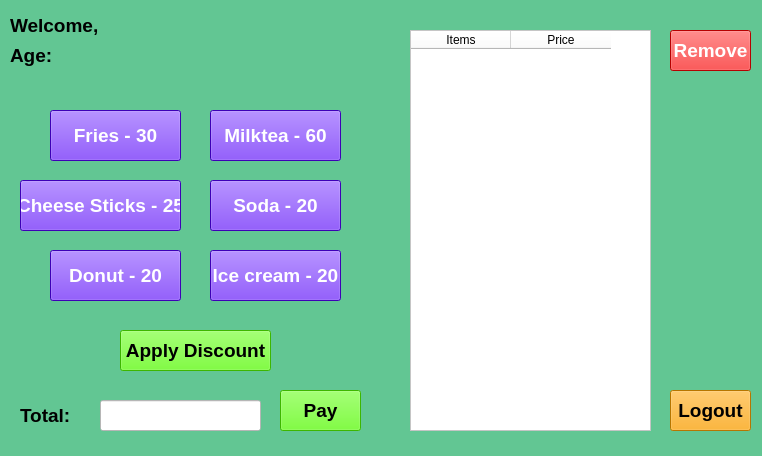
<?xml version="1.0" encoding="UTF-8"?>
<ui version="4.0">
 <class>MainWindow</class>
 <widget class="QMainWindow" name="MainWindow">
  <property name="geometry">
   <rect>
    <x>0</x>
    <y>0</y>
    <width>762</width>
    <height>456</height>
   </rect>
  </property>
  <property name="windowTitle">
   <string>MainWindow</string>
  </property>
  <property name="styleSheet">
   <string notr="true">background-color: rgb(98, 198, 147);</string>
  </property>
  <widget class="QWidget" name="centralwidget">
   <widget class="QLabel" name="label">
    <property name="geometry">
     <rect>
      <x>10</x>
      <y>10</y>
      <width>101</width>
      <height>31</height>
     </rect>
    </property>
    <property name="font">
     <font>
      <family>Segoe UI</family>
      <pointsize>14</pointsize>
      <weight>75</weight>
      <bold>true</bold>
     </font>
    </property>
    <property name="text">
     <string>Welcome,</string>
    </property>
   </widget>
   <widget class="QLabel" name="benedicto_lbl_name">
    <property name="geometry">
     <rect>
      <x>130</x>
      <y>10</y>
      <width>201</width>
      <height>31</height>
     </rect>
    </property>
    <property name="font">
     <font>
      <family>Segoe UI</family>
      <pointsize>14</pointsize>
      <weight>75</weight>
      <bold>true</bold>
     </font>
    </property>
    <property name="text">
     <string/>
    </property>
   </widget>
   <widget class="QLabel" name="label_2">
    <property name="geometry">
     <rect>
      <x>10</x>
      <y>40</y>
      <width>41</width>
      <height>31</height>
     </rect>
    </property>
    <property name="font">
     <font>
      <family>Segoe UI</family>
      <pointsize>14</pointsize>
      <weight>75</weight>
      <bold>true</bold>
     </font>
    </property>
    <property name="text">
     <string>Age: </string>
    </property>
   </widget>
   <widget class="QLabel" name="benedicto_lbl_age">
    <property name="geometry">
     <rect>
      <x>70</x>
      <y>40</y>
      <width>41</width>
      <height>31</height>
     </rect>
    </property>
    <property name="font">
     <font>
      <family>Segoe UI</family>
      <pointsize>14</pointsize>
      <weight>75</weight>
      <bold>true</bold>
     </font>
    </property>
    <property name="text">
     <string/>
    </property>
   </widget>
   <widget class="QPushButton" name="benedicto_fries">
    <property name="geometry">
     <rect>
      <x>50</x>
      <y>110</y>
      <width>131</width>
      <height>51</height>
     </rect>
    </property>
    <property name="font">
     <font>
      <family>Segoe UI</family>
      <pointsize>14</pointsize>
      <weight>75</weight>
      <bold>true</bold>
     </font>
    </property>
    <property name="styleSheet">
     <string notr="true">background-color: rgb(85, 0, 255);
color: #fff;</string>
    </property>
    <property name="text">
     <string>Fries - 30</string>
    </property>
   </widget>
   <widget class="QPushButton" name="benedicto_milktea">
    <property name="geometry">
     <rect>
      <x>210</x>
      <y>110</y>
      <width>131</width>
      <height>51</height>
     </rect>
    </property>
    <property name="font">
     <font>
      <family>Segoe UI</family>
      <pointsize>14</pointsize>
      <weight>75</weight>
      <bold>true</bold>
     </font>
    </property>
    <property name="styleSheet">
     <string notr="true">background-color: rgb(85, 0, 255);
color: #fff;</string>
    </property>
    <property name="text">
     <string>Milktea - 60</string>
    </property>
   </widget>
   <widget class="QPushButton" name="benedicto_cheese">
    <property name="geometry">
     <rect>
      <x>20</x>
      <y>180</y>
      <width>161</width>
      <height>51</height>
     </rect>
    </property>
    <property name="font">
     <font>
      <family>Segoe UI</family>
      <pointsize>14</pointsize>
      <weight>75</weight>
      <bold>true</bold>
     </font>
    </property>
    <property name="styleSheet">
     <string notr="true">background-color: rgb(85, 0, 255);
color: #fff;</string>
    </property>
    <property name="text">
     <string>Cheese Sticks - 25</string>
    </property>
   </widget>
   <widget class="QPushButton" name="benedicto_soda">
    <property name="geometry">
     <rect>
      <x>210</x>
      <y>180</y>
      <width>131</width>
      <height>51</height>
     </rect>
    </property>
    <property name="font">
     <font>
      <family>Segoe UI</family>
      <pointsize>14</pointsize>
      <weight>75</weight>
      <bold>true</bold>
     </font>
    </property>
    <property name="styleSheet">
     <string notr="true">background-color: rgb(85, 0, 255);
color: #fff;</string>
    </property>
    <property name="text">
     <string>Soda - 20</string>
    </property>
   </widget>
   <widget class="QPushButton" name="benedicto_donut">
    <property name="geometry">
     <rect>
      <x>50</x>
      <y>250</y>
      <width>131</width>
      <height>51</height>
     </rect>
    </property>
    <property name="font">
     <font>
      <family>Segoe UI</family>
      <pointsize>14</pointsize>
      <weight>75</weight>
      <bold>true</bold>
     </font>
    </property>
    <property name="styleSheet">
     <string notr="true">background-color: rgb(85, 0, 255);
color: #fff;</string>
    </property>
    <property name="text">
     <string>Donut - 20</string>
    </property>
   </widget>
   <widget class="QPushButton" name="benedicto_icecream">
    <property name="geometry">
     <rect>
      <x>210</x>
      <y>250</y>
      <width>131</width>
      <height>51</height>
     </rect>
    </property>
    <property name="font">
     <font>
      <family>Segoe UI</family>
      <pointsize>14</pointsize>
      <weight>75</weight>
      <bold>true</bold>
     </font>
    </property>
    <property name="styleSheet">
     <string notr="true">background-color: rgb(85, 0, 255);
color: #fff;</string>
    </property>
    <property name="text">
     <string>Ice cream - 20</string>
    </property>
   </widget>
   <widget class="QPushButton" name="benedicto_dc">
    <property name="geometry">
     <rect>
      <x>120</x>
      <y>330</y>
      <width>151</width>
      <height>41</height>
     </rect>
    </property>
    <property name="font">
     <font>
      <family>Segoe UI</family>
      <pointsize>14</pointsize>
      <weight>75</weight>
      <bold>true</bold>
     </font>
    </property>
    <property name="styleSheet">
     <string notr="true">background-color: rgb(85, 255, 0);
color: black;</string>
    </property>
    <property name="text">
     <string>Apply Discount</string>
    </property>
   </widget>
   <widget class="QLabel" name="label_3">
    <property name="geometry">
     <rect>
      <x>20</x>
      <y>400</y>
      <width>61</width>
      <height>31</height>
     </rect>
    </property>
    <property name="font">
     <font>
      <family>Segoe UI</family>
      <pointsize>14</pointsize>
      <weight>75</weight>
      <bold>true</bold>
     </font>
    </property>
    <property name="text">
     <string>Total:</string>
    </property>
   </widget>
   <widget class="QLineEdit" name="benedicto_prview">
    <property name="geometry">
     <rect>
      <x>100</x>
      <y>400</y>
      <width>161</width>
      <height>31</height>
     </rect>
    </property>
    <property name="styleSheet">
     <string notr="true">background-color: rgb(255, 255, 255);</string>
    </property>
    <property name="readOnly">
     <bool>true</bool>
    </property>
   </widget>
   <widget class="QPushButton" name="benedicto_pay">
    <property name="geometry">
     <rect>
      <x>280</x>
      <y>390</y>
      <width>81</width>
      <height>41</height>
     </rect>
    </property>
    <property name="font">
     <font>
      <family>Segoe UI</family>
      <pointsize>14</pointsize>
      <weight>75</weight>
      <bold>true</bold>
     </font>
    </property>
    <property name="styleSheet">
     <string notr="true">background-color: rgb(85, 255, 0);
color: black;</string>
    </property>
    <property name="text">
     <string>Pay</string>
    </property>
   </widget>
   <widget class="QTableWidget" name="benedicto_tbl">
    <property name="geometry">
     <rect>
      <x>410</x>
      <y>30</y>
      <width>241</width>
      <height>401</height>
     </rect>
    </property>
    <property name="styleSheet">
     <string notr="true">background-color: rgb(255, 255, 255);</string>
    </property>
    <column>
     <property name="text">
      <string>Items</string>
     </property>
    </column>
    <column>
     <property name="text">
      <string>Price</string>
     </property>
    </column>
   </widget>
   <widget class="QPushButton" name="benedicto_remove">
    <property name="geometry">
     <rect>
      <x>670</x>
      <y>30</y>
      <width>81</width>
      <height>41</height>
     </rect>
    </property>
    <property name="font">
     <font>
      <family>Segoe UI</family>
      <pointsize>14</pointsize>
      <weight>75</weight>
      <bold>true</bold>
     </font>
    </property>
    <property name="styleSheet">
     <string notr="true">background-color: red;
color: white;</string>
    </property>
    <property name="text">
     <string>Remove</string>
    </property>
   </widget>
   <widget class="QPushButton" name="benedicto_logout">
    <property name="geometry">
     <rect>
      <x>670</x>
      <y>390</y>
      <width>81</width>
      <height>41</height>
     </rect>
    </property>
    <property name="font">
     <font>
      <family>Segoe UI</family>
      <pointsize>14</pointsize>
      <weight>75</weight>
      <bold>true</bold>
     </font>
    </property>
    <property name="styleSheet">
     <string notr="true">background-color: orange;
color: black;</string>
    </property>
    <property name="text">
     <string>Logout</string>
    </property>
   </widget>
  </widget>
  <widget class="QStatusBar" name="statusbar"/>
 </widget>
 <resources/>
 <connections/>
</ui>
